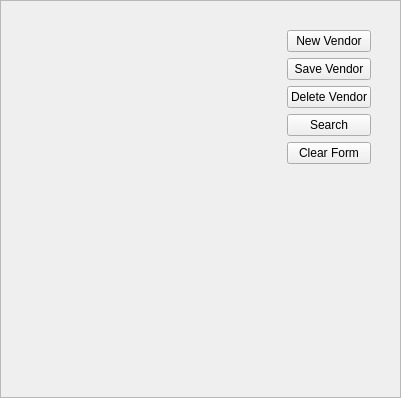
<?xml version="1.0" encoding="UTF-8"?>
<ui version="4.0">
 <class>Vendors</class>
 <widget class="QFrame" name="Vendors">
  <property name="geometry">
   <rect>
    <x>0</x>
    <y>0</y>
    <width>401</width>
    <height>398</height>
   </rect>
  </property>
  <property name="windowTitle">
   <string>Frame</string>
  </property>
  <property name="frameShape">
   <enum>QFrame::StyledPanel</enum>
  </property>
  <property name="frameShadow">
   <enum>QFrame::Raised</enum>
  </property>
  <layout class="QGridLayout" name="gridLayout">
   <item row="0" column="0">
    <widget class="QcjDataFrame" name="dataFrame">
     <property name="toolTip">
      <string/>
     </property>
     <property name="whatsThis">
      <string/>
     </property>
     <property name="frameShape">
      <enum>QFrame::NoFrame</enum>
     </property>
     <property name="xml_definition" stdset="0">
      <string>form_definition</string>
     </property>
     <layout class="QGridLayout" name="gridLayout_2">
      <property name="margin">
       <number>0</number>
      </property>
      <item row="0" column="0">
       <widget class="QFrame" name="frame_5">
        <property name="frameShape">
         <enum>QFrame::NoFrame</enum>
        </property>
        <property name="frameShadow">
         <enum>QFrame::Raised</enum>
        </property>
        <layout class="QHBoxLayout">
         <property name="spacing">
          <number>6</number>
         </property>
         <property name="margin">
          <number>9</number>
         </property>
         <item>
          <widget class="QcjDataForm" name="dataForm">
           <property name="toolTip">
            <string/>
           </property>
           <property name="whatsThis">
            <string>&lt;html&gt;This form is for entering in vendor information. It's xml form name is &lt;em&gt;vendor_form&lt;/em&gt;&lt;/html&gt;</string>
           </property>
           <property name="xml_definition" stdset="0">
            <string>vendors_form</string>
           </property>
          </widget>
         </item>
         <item>
          <widget class="QFrame" name="frame_4">
           <property name="sizePolicy">
            <sizepolicy hsizetype="Fixed" vsizetype="Fixed">
             <horstretch>0</horstretch>
             <verstretch>0</verstretch>
            </sizepolicy>
           </property>
           <property name="frameShape">
            <enum>QFrame::NoFrame</enum>
           </property>
           <property name="frameShadow">
            <enum>QFrame::Raised</enum>
           </property>
           <layout class="QVBoxLayout" name="_2">
            <property name="spacing">
             <number>6</number>
            </property>
            <property name="margin">
             <number>9</number>
            </property>
            <item>
             <widget class="QPushButton" name="newBtn">
              <property name="text">
               <string>New Vendor</string>
              </property>
             </widget>
            </item>
            <item>
             <widget class="QPushButton" name="saveBtn">
              <property name="text">
               <string>Save Vendor</string>
              </property>
             </widget>
            </item>
            <item>
             <widget class="QPushButton" name="deleteBtn">
              <property name="text">
               <string>Delete Vendor</string>
              </property>
             </widget>
            </item>
            <item>
             <widget class="QPushButton" name="searchBtn">
              <property name="text">
               <string>Search</string>
              </property>
             </widget>
            </item>
            <item>
             <widget class="QPushButton" name="clearBtn">
              <property name="toolTip">
               <string>&lt;html&gt;Clicking this button clears the form&lt;/html&gt;</string>
              </property>
              <property name="text">
               <string>Clear Form</string>
              </property>
             </widget>
            </item>
            <item>
             <spacer>
              <property name="orientation">
               <enum>Qt::Vertical</enum>
              </property>
              <property name="sizeType">
               <enum>QSizePolicy::Minimum</enum>
              </property>
              <property name="sizeHint" stdset="0">
               <size>
                <width>20</width>
                <height>40</height>
               </size>
              </property>
             </spacer>
            </item>
           </layout>
          </widget>
         </item>
        </layout>
       </widget>
      </item>
      <item row="1" column="0">
       <widget class="QcjDataTable" name="dataTable">
        <property name="toolTip">
         <string/>
        </property>
        <property name="whatsThis">
         <string>&lt;html&gt;This table is for selecting a vendor to modify. It's xml form name is &lt;em&gt;vendors_table&lt;/em&gt;&lt;/html&gt;</string>
        </property>
        <property name="xml_definition" stdset="0">
         <string>vendors_table</string>
        </property>
       </widget>
      </item>
     </layout>
    </widget>
   </item>
  </layout>
 </widget>
 <customwidgets>
  <customwidget>
   <class>QcjDataForm</class>
   <extends>QFrame</extends>
   <header>QcjData/QcjDataForm.h</header>
  </customwidget>
  <customwidget>
   <class>QcjDataFrame</class>
   <extends>QFrame</extends>
   <header>QcjData/QcjDataFrame.h</header>
   <container>1</container>
  </customwidget>
  <customwidget>
   <class>QcjDataTable</class>
   <extends>QFrame</extends>
   <header>QcjData/QcjDataTable.h</header>
  </customwidget>
 </customwidgets>
 <resources/>
 <connections/>
</ui>
